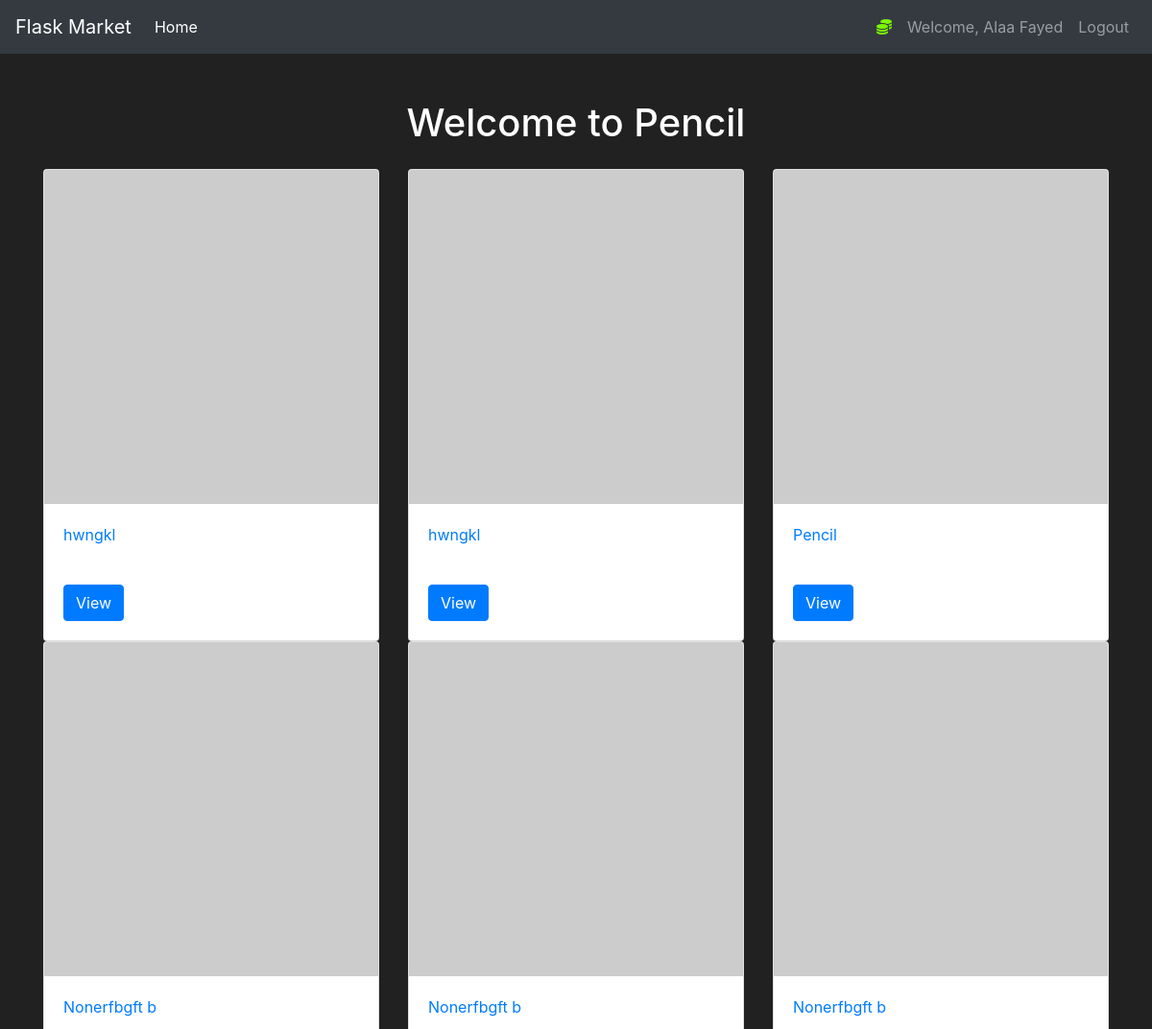
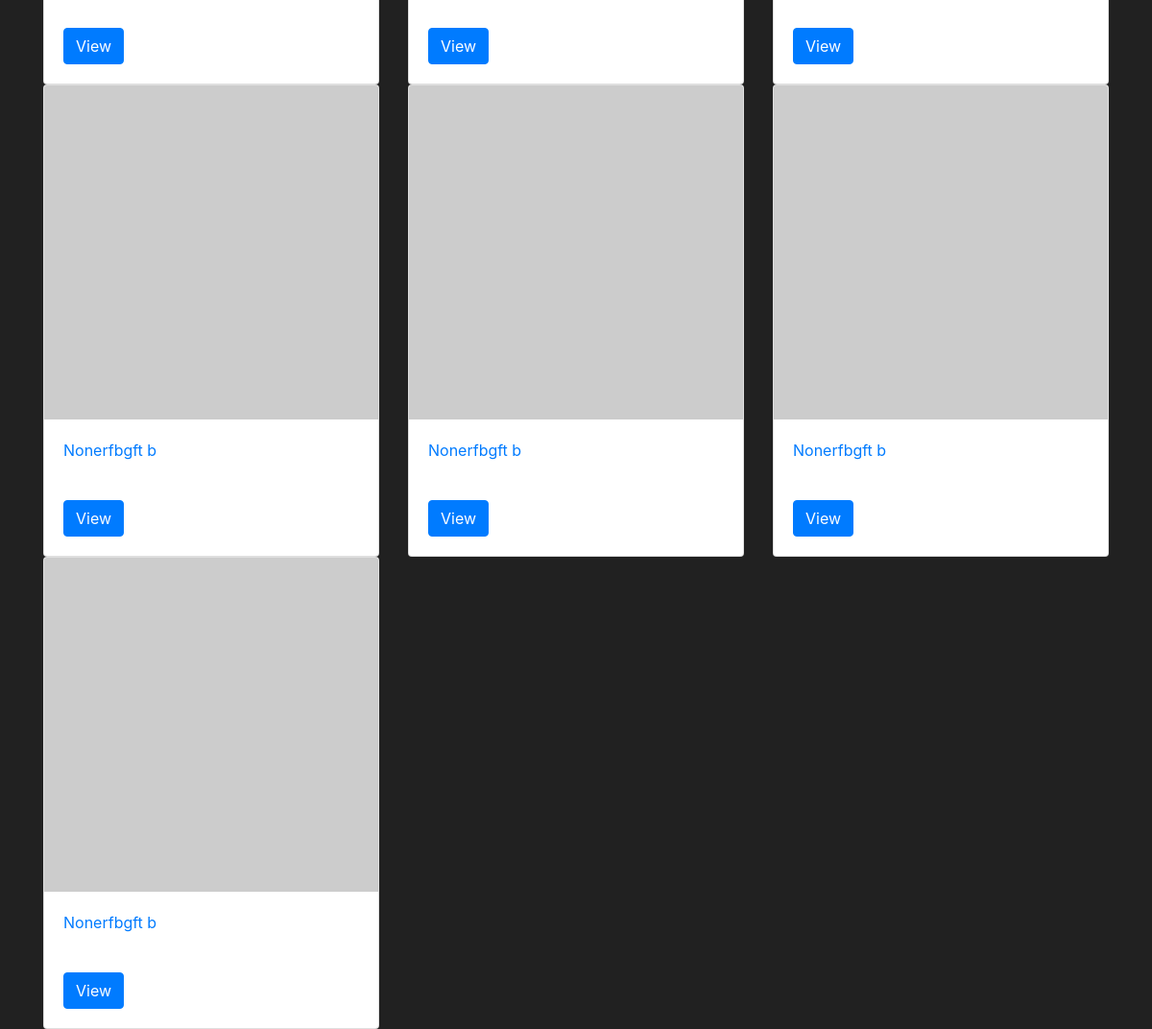
The page /home (signed in) on the database as committed earlier (2 pictures, top to bottom).
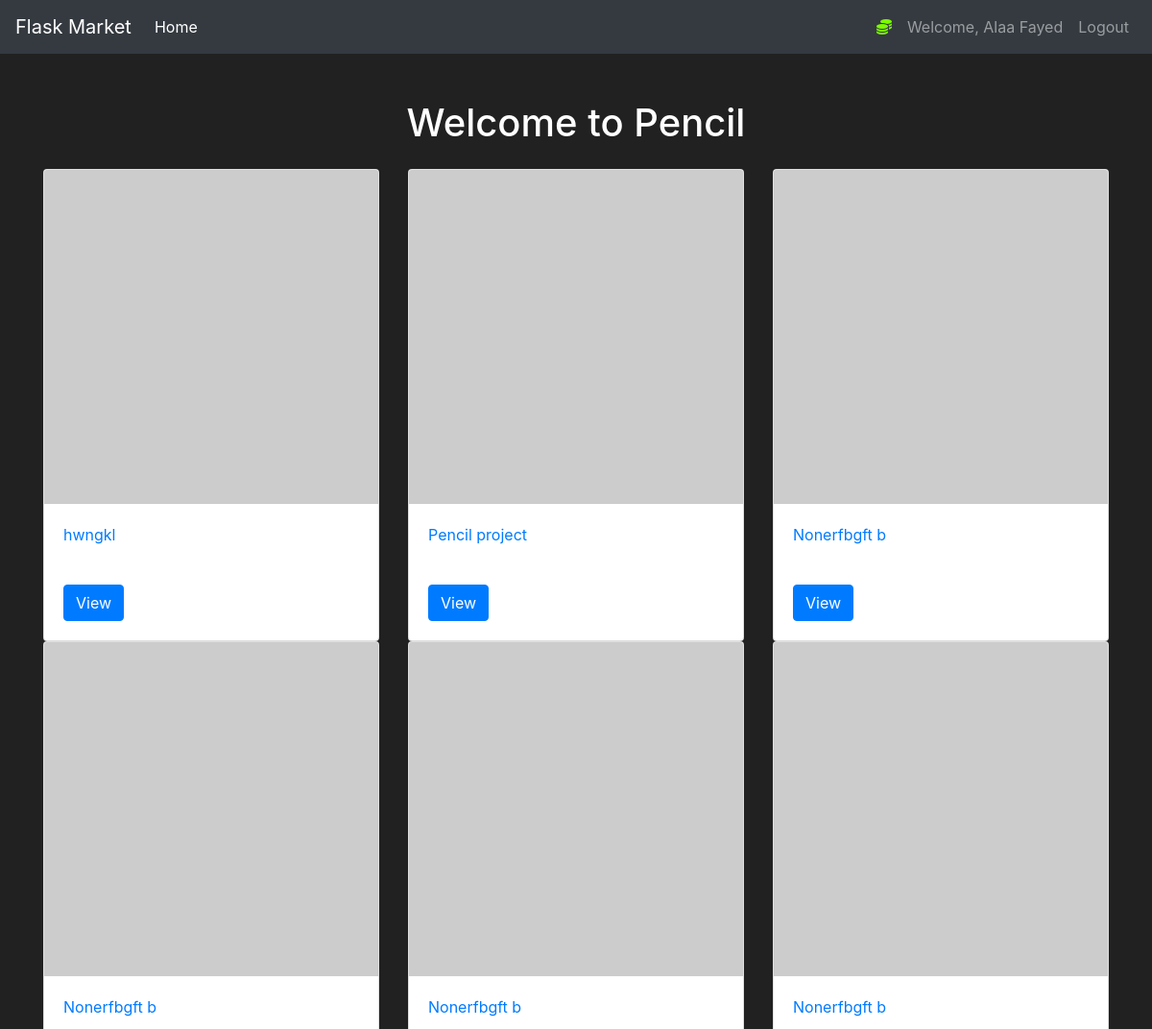
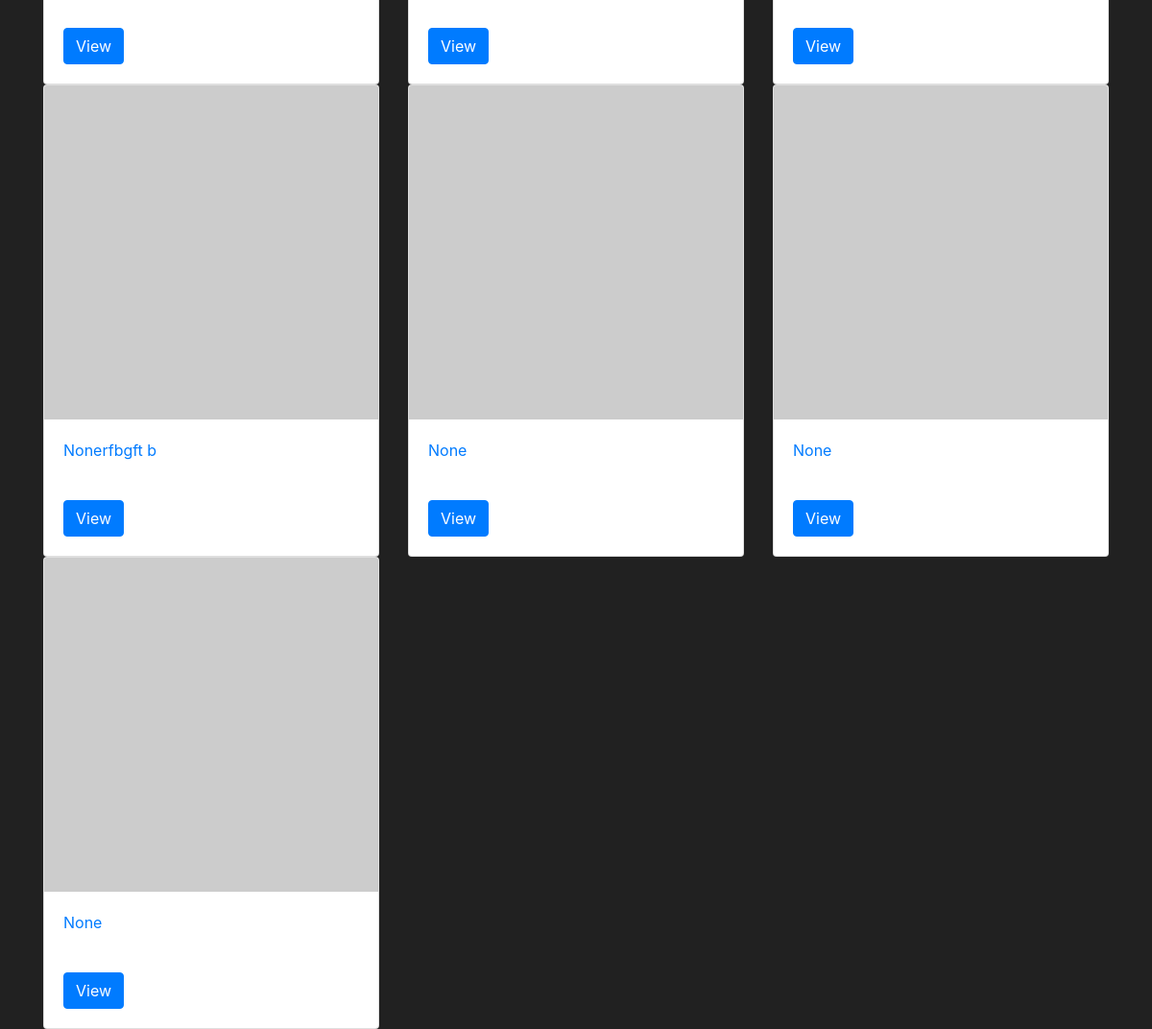
The same page on the database as committed later (2 pictures, top to bottom).
### pencil/models.py (models this page shows, shortened)
class User(db.Model, UserMixin):
    id  = db.Column(db.Integer(), primary_key=True, nullable=False)
    username = db.Column(db.String(length=30), nullable=False, unique=True)
    email = db.Column(db.String(length=50), nullable=False, unique=True)
    password_hash = db.Column(db.String(length=100), nullable=False)
    posts = db.relationship("Post", backref="owned_user", lazy=True)
    @property
    def password(self):
        return self.password

class Post(db.Model):
    id  = db.Column(db.Integer(), primary_key=True, nullable=False)
    title = db.Column(db.String(length=50), nullable=False)
    content = db.Column(db.Text(), nullable=False)
    publication_date = db.Column(db.DateTime, default=datetime.utcnow())
    modification_date = db.Column(db.DateTime, default=datetime.utcnow())
    owner = db.Column(db.Integer(), db.ForeignKey("user.id"))

### pencil/routes.py (the view)
@app.route("/")
@app.route("/home", methods=["GET", "POST"])
@login_required
def home_page():
    posts = Post.query.order_by(Post.title.desc()).limit(10)
    return render_template("home.html", posts=posts)

### pencil/models.py (called while the page is built)
@login_manager.user_loader
def load_user(user_id):
    return User.query.get(int(user_id))

### pencil/templates/home.html (shortened to what this page needs)
{% extends 'base.html' %}
{% block content %}
<body>
    <div class="container mt-5">
        <h1 class="text-center">Welcome to Pencil</h1>
        <div class="row mt-4">
            {% for post in posts %}
            <div class="col-md-4">
                <div class="card">
                    <img src="https://via.placeholder.com/150" class="card-img-top" alt="{{post.title}}">
                    <div class="card-body">
                        <a href="{{ url_for('blog_page', post_id=post.id) }}">{{ post.title }}</a>
                    </div>
                    <div class="card-body">
                        <a href="{{ url_for('blog_page', post_id=post.id) }}" class="btn btn-primary">View</a>
                    </div>
                </div>
            </div>
            {% endfor %}
        </div>
    </div>
</body>
{% endblock %}

### pencil/templates/base.html (shortened to what this page needs)
<!doctype html>
<html lang="en">
   <head>
      <link rel="stylesheet" href="https://cdn.jsdelivr.net/npm/bootstrap@4.5.3/dist/css/bootstrap.min.css">
   </head>
   <body>
    <nav class="navbar navbar-expand-md navbar-dark bg-dark">
      <a class="navbar-brand" href="#">Flask Market</a>
      <div class="collapse navbar-collapse" id="navbarNav">
        <ul class="navbar-nav mr-auto">
            <li class="nav-item active">
                <a class="nav-link" href="{{ url_for('home_page') }}">Home <span class="sr-only">(current)</span></a>
            </li>
        </ul>
          {% if current_user.is_authenticated %}
            <ul class="navbar-nav">
                <li class="nav-item">
                    <a class="nav-link" style="color: lawngreen; font-weight: bold">
                        <i class="fas fa-coins"></i>
                    </a>
                </li>
                <li class="nav-item">
                    <a class="nav-link">Welcome, {{ current_user.username }}</a>
                </li>
                <li class="nav-item">
                    <a class="nav-link" href="{{ url_for('logout_page') }}">Logout</a>
                </li>
            </ul>
          {% endif %}
      </div>
    </nav>
      {% block content %}
      {% endblock %}
   </body>
</html>

### pencil/templates/base.html (style rules this page uses)
body { background-color: #212121; color: white }

Rows that differ between the two databases and show on the page:
removed Post: title "hwngkl"
removed Post: title "Nonerfbgft b"
removed Post: title "Nonerfbgft b"
changed Post: title "Pencil" → "Pencil project"
now on this page (row unchanged): Post: title "None"
now on this page (row unchanged): Post: title "None"
now on this page (row unchanged): Post: title "None"
